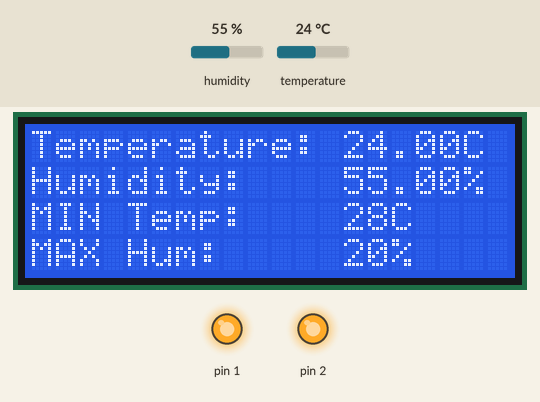
Simulated run of this sketch. Board: Arduino Uno, built with avr-gcc and run on an emulated ATmega328P. Shown: 20×4 character LCD, output pins drawn as LEDs (lit = HIGH). The inputs (shaded band) are chosen by the test bench; at power-on: humidity 55 %, temperature 24 °C.

Above: at 1.2 s.
1.3 s: humidity set to 21 %
At 3.0 s:
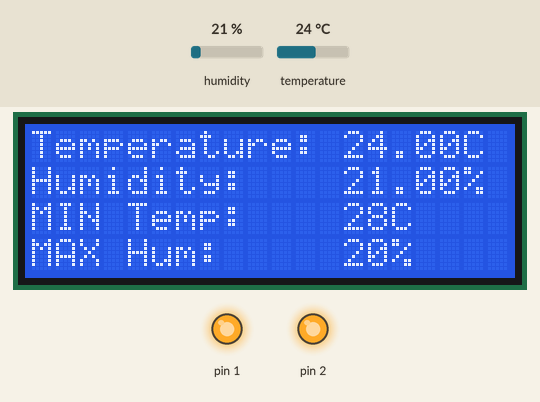
4.0 s: humidity set to 18 %
At 4.9 s:
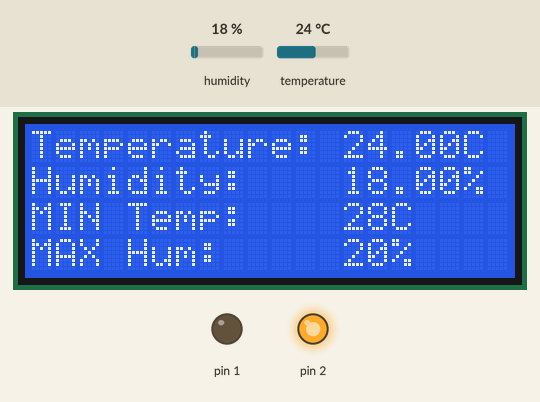
6.7 s: temperature set to 27.6 °C
At 8.7 s:
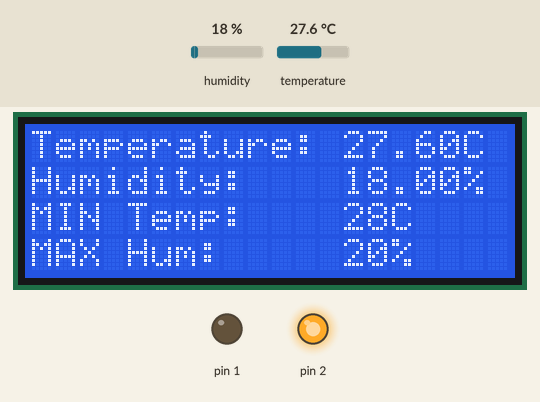
9.6 s: temperature set to 28.4 °C
At 10.7 s:
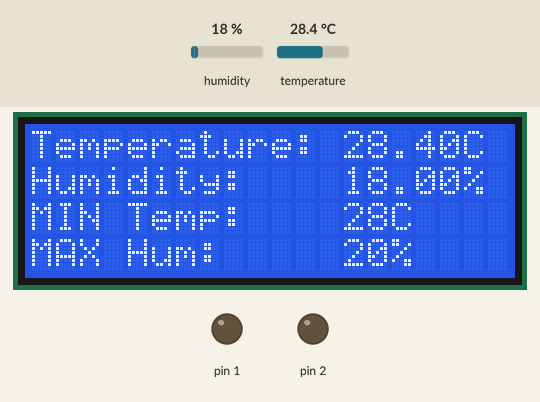
12.3 s: humidity set to 22 %
At 14.5 s:
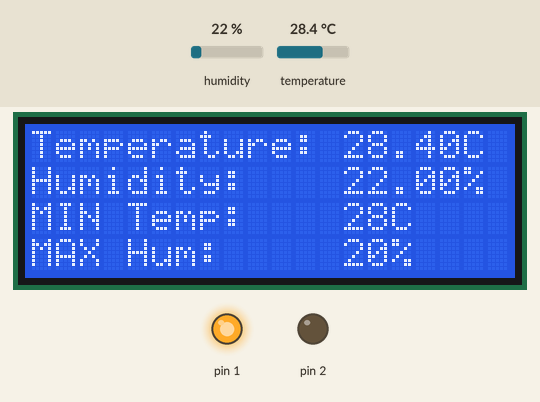
Timing chart, 0 to 16.0 s (numbered marks = the images above; inputs shaded):
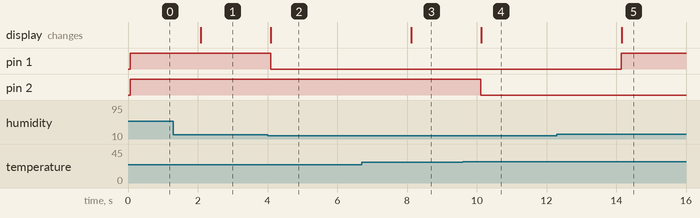

The sketch:

Code.ino
```cpp
/*
   Source: https://github.com/Fasihi-Rad/Arduino.Prj

   Arduino.Prj__DHT sensor & LCD
   Seyed Ali Mojtabavi
   Amir Reza Fasihi rad

 The circuit:
 * LCD RS pin to digital pin 13
 * LCD Enable pin to digital pin 12
 * LCD D4 pin to digital pin 7
 * LCD D5 pin to digital pin 6
 * LCD D6 pin to digital pin 5
 * LCD D7 pin to digital pin 4
 * LCD R/W pin to ground
 * Two 5V DC Relay
 * ends to +5V and ground
*/
// Include The Library Code
#include "DHT.h"
#include <LiquidCrystal.h>

#define DHTPIN 3 // Sensor PIN
#define DHTTYPE DHT22 // Sensor Type

int MIN_temp = 28; // SET min Temperature
int MAX_hum = 20;  // SET min Humidity
DHT dht(DHTPIN,DHTTYPE); // SETUP DHT PIN
LiquidCrystal lcd(13, 12, 7, 6, 5, 4);  // SETUP LCD PIN

// PrintLCD Function
void PrintLCD(int MIN_temp, int MAX_hum, float temp, float hum)
{
  // Print a message to the LCD:
  lcd.setCursor(0,0);
  lcd.print("Temperature:");
  lcd.setCursor(0,1);
  lcd.print("Humidity:");
  lcd.setCursor(13,0);
  lcd.print(temp);
  lcd.print("C");
  lcd.setCursor(13,1);
  lcd.print(hum);
  lcd.print("%");
  lcd.setCursor(0,2);
  lcd.print("MIN Temp:");
  lcd.setCursor(13,2);
  lcd.print(MIN_temp);
  lcd.print("C");
  lcd.setCursor(0,3);
  lcd.print("MAX Hum:");
  lcd.setCursor(13,3);
  lcd.print(MAX_hum);
  lcd.print("%");
}
// Observer Function
void Observer(int MIN_temp, int MAX_hum, float temp, float hum)
{
    if (hum >= MAX_hum) //Check Humidity
    {
      digitalWrite(1, HIGH);//Turn LED1 On
    }
    else if(hum < MAX_hum)//Check Humidity
    {
      digitalWrite(1, LOW);//Turn LED1 Off
    }
    if(temp <= MIN_temp)//Check Temperature
    {
      digitalWrite(2, HIGH);//Turn LED2 On
    }
    else if(temp > MIN_temp)//Check Temperature
    {
      digitalWrite(2, LOW);//Turn LED2 Off
    }
}
void setup() {
  // initialize the LED pin as an output:
  // setup the LCD's number of columns and rows:
  lcd.begin(20, 4);
  // setup dht :
  dht.begin();
  //Define LED Pin :
  pinMode(2,OUTPUT);
  pinMode(1,OUTPUT);
}
void loop()
{
  float hum = dht.readHumidity(); // Read Humidity
  float temp = dht.readTemperature(); // Read Temperature

  Observer(MIN_temp, MAX_hum, temp, hum); //Call Observer Function
  PrintLCD(MIN_temp, MAX_hum, temp, hum); //Call PrintLCD Function
}
```

Measured:
- the behaviour switches between 20 and 19 % on humidity (found by bisection; images 1 and 2)
- the behaviour switches between 28 and 28.1 °C on temperature (found by bisection; images 3 and 4)
- after the input at 1.3 s, the display: changes after 0.79 s (image 1)
- after the input at 4.0 s, pin 1: HIGH → LOW after 0.09 s; the display: changes after 0.10 s (image 2)
- after the input at 6.7 s, the display: changes after 1.4 s (image 3)
- after the input at 9.6 s, pin 2: HIGH → LOW after 0.52 s; the display: changes after 0.53 s (image 4)
- after the input at 12.3 s, pin 1: LOW → HIGH after 1.8 s; the display: changes after 1.9 s (image 5)
